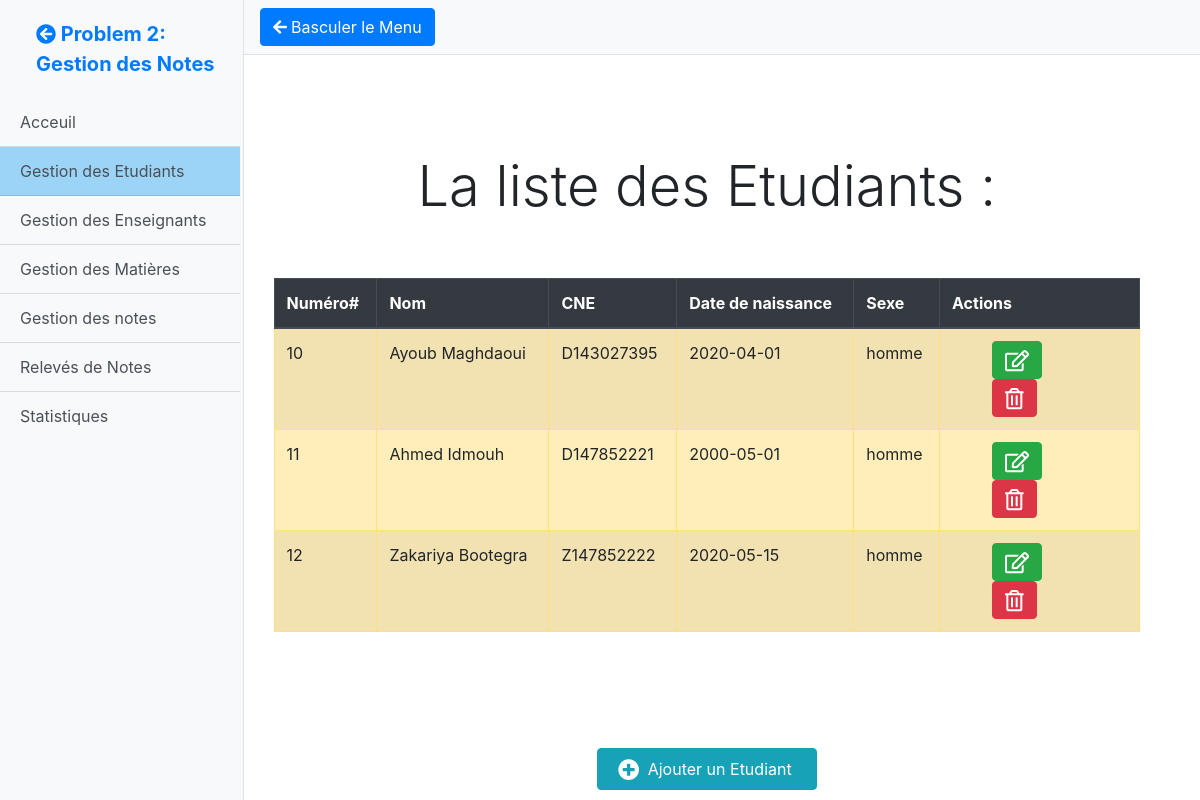
Page /Notes/Gestion_Des_Etudiants.php on the committed database.
### tables this page shows
CREATE TABLE `etudiant` (
  `num_etu` int(11) NOT NULL,
  `nom_etu` varchar(60) NOT NULL,
  `CNE` varchar(12) NOT NULL,
  `date_naiss` date NOT NULL,
  `sexe` varchar(6) NOT NULL
);

### Notes/Config/Config.php (called while the page is built)
<?php
return (object) array(
    'host' => 'localhost',
    'port'  =>  '3306',
    'username' => 'root',
    'password' => '',
    'database' => 'gestion_notes'
);
?>

### Notes/Classes/DB_Connexion.php (called while the page is built, shortened)
<?php
class DB_Connexion {
    protected function __construct()
    {
        $Config = include('./Config/Config.php');
        $this->host = $Config->host;
        $this->port = $Config->port;
        $this->username = $Config->username;
        $this->password = $Config->password;
        $this->database = $Config->database;
        $connexionString =  "mysql:dbname=".$this->database.";host=".$this->host.";port=".$this->port;
        try{
        $this->Connexion = new PDO($connexionString,$this->username,$this->password);
        }catch(PDOException $exc){
            trigger_error(" La connexion à la base de données a échouée vérifiez la base de donnée et sa configuration .",E_USER_ERROR);
        }
    }
}
?>

### Notes/Controllers/EtudiantController.php (called while the page is built, shortened)
<?php
    require_once('./Models/Etudiant.php');
    $etudiant = new Etudiant();
    if(isset($_GET['Modify'])&&(!empty($_GET['Modify']))&&(ctype_digit($_GET['Modify']))){
    $found = false;
    if($etudiant->Find($_GET['Modify']))
    $found=true;
    }else{
    if(isset($_POST['modifyStudent']) || isset($_POST['CreateStudent']) ){
        $nom_etu = trim($_POST['nom_etu']);
        $CNE = trim(strtoupper($_POST['CNE']));
        $date_naiss = trim($_POST['date_naiss']);
        $sexe = ( $_POST['sexe']=="homme"?"homme":"femme" );
        $Empty_Messages=[];
        $Validation_Messages=[];
        if( empty($nom_etu) ){
            $Empty_Messages["nom_etu"]=" Saisissez Le nom de l'etudiant ";
        }
        if( !filter_var( $nom_etu,FILTER_VALIDATE_REGEXP,
            array("options"=>array('regexp'=>"/^[ a-zA-Z]+(([ -][a-zA-Z ])?[a-zA-Z ]*)*$/i")) ) || strlen($nom_etu)<3 ){
            $Validation_Messages['nom_etu']=" Nom saisi est invalide ";
        }else{
            $nom_etu=filter_var($nom_etu,FILTER_SANITIZE_STRING);
        }
        if( empty($CNE) ){
            $Empty_Messages["CNE"]=" Saisissez Le CNE de l'etudiant ";
        }
        if( !filter_var( $CNE,FILTER_VALIDATE_REGEXP,
            array("options"=>array('regexp'=>"/^[a-zA-Z]+(([0-9])?[0-9]*)*$/i")) ) || strlen($CNE)<10 ){
            $Validation_Messages['CNE']=" CNE saisi est invalide ";
        }else{
            $CNE=filter_var($CNE,FILTER_SANITIZE_STRING);
        }
        if( empty($date_naiss) ){
            $Empty_Messages["date_naiss"]=" Saisissez La date de naissance de l'etudiant ";
        }
        if( empty($Empty_Messages) && empty($Validation_Messages) ){
            $Updated = false;
            $Inserted = false;
            if(isset($_POST['CreateStudent'])){
                $etudiant->nom_etu = $nom_etu;
                $etudiant->date_naiss = $date_naiss;
                $etudiant->CNE = $CNE;
                $etudiant->sexe = $sexe;
                if( $etudiant->Insert() ){
                unset($etudiant);
                $Inserted=true;
            }
            }
            else
            if( $etudiant->Find($_POST['num_etu']) ){
                $etudiant->nom_etu = $nom_etu;
                $etudiant->date_naiss = $date_naiss;
                $etudiant->CNE = $CNE;
                $etudiant->sexe = $sexe;
                if( ! $etudiant->Check_CNE_for_Update() )
                    $Validation_Messages['CNE']="CNE déja enregistré pour un autre étudiant ";
                else
                if( $etudiant->Update() ){
                    $Etudiants = $etudiant->GetAll();
                    unset($etudiant);
                    $Updated=true;
                }
            }
        }else{
            $etudiant->nom_etu = $nom_etu;
            $etudiant->date_naiss = $date_naiss;
            $etudiant->CNE = $CNE;
            $etudiant->sexe = $sexe;
        }
    }else{
        if(isset($_GET['i'])||isset($_GET['q'])){
            if(isset($_GET['i'])){
                $studId = $_GET['i'];
                if(empty($studId)|| !ctype_digit($studId)){
                    $Fiche_error=true;
                }else{
                    $Fiche_etudiant= new Etudiant();
                    if( !$Fiche_etudiant->Find($studId) )
                    $Fiche_error=true;
                }
            }else{
                $studCNE = $_GET['q'];
                if(empty($studCNE)|| !ctype_alnum($studCNE)){
                    $Fiche_error=true;
                }else{
                    $Fiche_etudiant= new Etudiant();
                    if( !$Fiche_etudiant->Find_By_CNE($studCNE) )
                    $Fiche_error=true;
                }
            }
        }else{
            $Etudiants = $etudiant->GetAll();
            }
        }
    }
?>

### Notes/Models/Etudiant.php (called while the page is built, shortened)
<?php
require_once("./Classes/DB_Connexion.php");
class Etudiant extends DB_Connexion implements DAO{
    public function GetAll(){
        $students = [];
        $sql_statement = "SELECT * FROM etudiant order by num_etu";
        $statement = $this->Connexion->query($sql_statement);
        $rows = $statement->fetchAll(PDO::FETCH_ASSOC);
        foreach($rows as $row){
            $student = (object) ['num_etu'=>''];
            $student->num_etu = $row['num_etu'];
            $student->nom_etu = $row['nom_etu'];
            $student->CNE = $row['CNE'];
            $student->date_naiss = $row['date_naiss'];
            $student->sexe= $row['sexe'];
            array_push($students,$student);
        }
        return $students;
    }
}
?>

### Notes/Views/liste_des_etudiants.php (the view, shortened to what this page needs)
<div class="container mt-5 h-100 align-content-center align-items-center">
    <div class="row w-100" style="margin-top: 50px;">
        <div class="col-md col-sm-12">
            <h2 class="display-4 text-center">
                La liste des Etudiants :
            </h2>
        </div>
    </div>
    <div class="row w-100" style="margin-top: 50px;">
        <div class="col-md col-sm-12">
            <table class="table  table-striped table-bordered table-warning">
                <thead class="thead-dark">
                    <tr>
                        <th class="">Numéro#</th>
                        <th class="">Nom</th>
                        <th class="">CNE</th>
                        <th class="">Date de naissance</th>
                        <th class="">Sexe</th>
                        <th class="">Actions</th>
                    </tr>
                </thead>
                <tbody>
                    <?php
                    foreach($Etudiants as $Etudiant){
                        echo '
                        <tr>
                            <td scope="row">'.$Etudiant->num_etu.'</td>
                            <td>'.$Etudiant->nom_etu.'</td>
                            <td>'.$Etudiant->CNE.'</td>
                            <td>'.$Etudiant->date_naiss.'</td>
                            <td>'.$Etudiant->sexe.'</td>
                            <td>
                                <ul class="row w-100 py-0 my-0">
                                    <li class="col" style="list-style: none;">
                                        <a  class="btn btn-success" href="./Gestion_Des_Etudiants.php?Modify='.$Etudiant->num_etu.'" on role="button" title="Modifier"> <i class="far fa-edit fa-lg text-white"></i> </a>
                                    </li>
                                    <li class="col" style="list-style: none;">
                                        <a  class="btn btn-danger deleting" numEtude="'.$Etudiant->num_etu.'" role="button" title="Supprimer"> <i class="far fa-trash-alt fa-lg text-white"></i> </a>
                                    </li>
                                </ul>
                            </td>
                        </tr>
                        ';
                    }
                    ?>
                </tbody>
            </table>
        </div>
    </div>
    <div class="row w-100" style="margin-top: 100px;">
        <div class="col-md col-sm-12  text-center ">
            <a name="" id="" class="btn btn-info text-center py-2 px-4 " href="./Nouveau_Etudiant.php" role="button"> <i
                    class="fa fa-plus-circle fa-lg mr-1 ml-n1" aria-hidden="true"></i> Ajouter un Etudiant </a>
        </div>
    </div>
</div>

### css/simple-sidebar.css (style rules this page uses)
body { overflow-x: hidden; }

### rows in the picture
etudiant: num_etu "10", nom_etu "Ayoub Maghdaoui", CNE "D143027395", date_naiss "2020-04-01", sexe "homme"
etudiant: num_etu "11", nom_etu "Ahmed Idmouh", CNE "D147852221", date_naiss "2000-05-01", sexe "homme"
etudiant: num_etu "12", nom_etu "Zakariya Bootegra", CNE "Z147852222", date_naiss "2020-05-15", sexe "homme"
